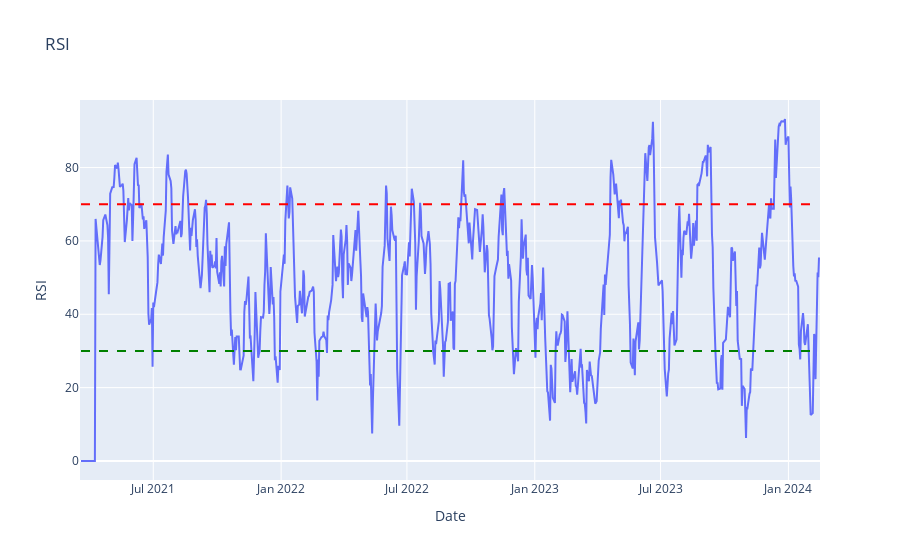

This figure's notebook cell:
### Code cell
# Assuming stock_df is your DataFrame with an 'RSI' column
fig = px.line(stock_df, x=stock_df.index, y='RSI', labels={'RSI': 'RSI'}, title='RSI')
fig.add_shape(dict(type='line', x0=stock_df.index[0], x1=stock_df.index[-1], y0=70, y1=70, line=dict(color='red', dash='dash'), name='Overbought (70)'))
fig.add_shape(dict(type='line', x0=stock_df.index[0], x1=stock_df.index[-1], y0=30, y1=30, line=dict(color='green', dash='dash'), name='Oversold (30)'))

### Figure 1 — Plotly figure (JSON) as saved in the notebook; plotly's stock layout.template omitted (floating-point values rounded to 4 significant figures; data arrays with more than 128 entries replaced by an {"elided": "..."} marker saying what was removed)
{"data": [{"hovertemplate": "Date=%{x}<br>RSI=%{y}<extra></extra>", "legendgroup": "", "line": {"color": "#636efa", "dash": "solid"}, "marker": {"symbol": "circle"}, "mode": "lines", "name": "", "orientation": "v", "showlegend": false, "type": "scatter", "x": {"elided": "720 str values"}, "xaxis": "x", "y": {"elided": "720 float values"}, "yaxis": "y"}], "layout": {"autosize": true, "legend": {"tracegroupgap": 0}, "shapes": [{"line": {"color": "red", "dash": "dash"}, "name": "Overbought (70)", "type": "line", "x0": "2021-03-19T00:00:00", "x1": "2024-02-14T00:00:00", "y0": 70, "y1": 70}, {"line": {"color": "green", "dash": "dash"}, "name": "Oversold (30)", "type": "line", "x0": "2021-03-19T00:00:00", "x1": "2024-02-14T00:00:00", "y0": 30, "y1": 30}], "title": {"text": "RSI"}, "xaxis": {"anchor": "y", "autorange": true, "domain": [0, 1], "range": ["2021-03-17 20:51:22.4281", "2024-02-15 03:08:37.5719"], "title": {"text": "Date"}, "type": "date"}, "yaxis": {"anchor": "x", "autorange": true, "domain": [0, 1], "range": [-5.18, 98.42], "title": {"text": "RSI"}, "type": "linear"}}}
